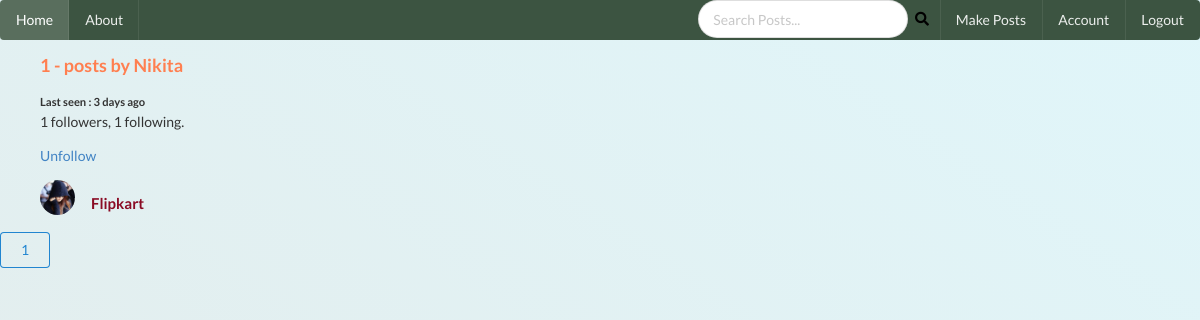
Before: /user/Nikita (signed in) with the older database file.
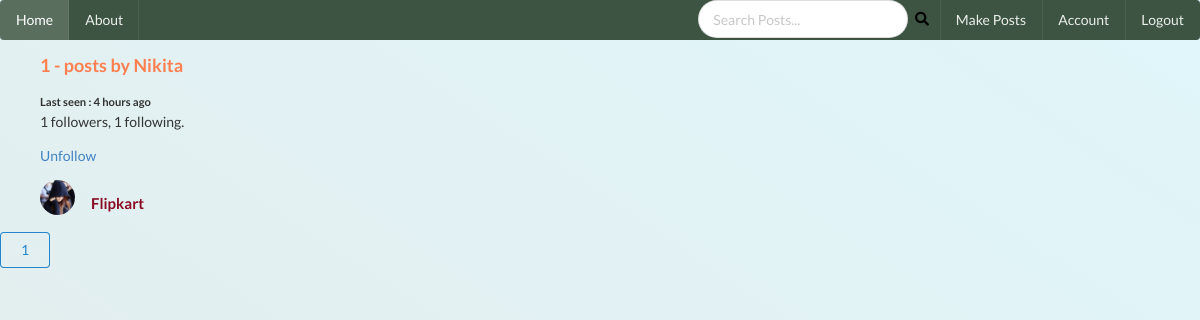
After: the same page with the newer database file.
### social_media/models.py (models this page shows, shortened)
class User(db.Model, UserMixin):
    id = db.Column(db.Integer, primary_key = True)
    username = db.Column(db.String(20), nullable = False, unique = True)
    email = db.Column(db.String(50), nullable = False, unique = True)
    image_file =db.Column(db.String(20), nullable = False, default = 'default.jpg')
    password = db.Column(db.String(60), nullable = False)
    posts = db.relationship("Post", backref ='author', lazy = True,cascade="all,delete")
    last_seen = db.Column(db.DateTime, default = datetime.utcnow)
    followed = db.relationship(
        'User', secondary = followers,
        primaryjoin = (followers.c.follower_id == id),
        secondaryjoin = (followers.c.followed_id == id),
        backref = db.backref('followers', lazy ='dynamic'), lazy = 'dynamic')
    def is_following(self, user):
        return self.followed.filter(followers.c.followed_id == user.id). count()>0

### social_media/users/routes.py (the view)
@users.route('/user/<string:username>')
@login_required
def user_posts_info(username):
    page = request.args.get('page', 1, type= int)
    user = User.query.filter_by(username= username).first()
    if user is None:
        return render_template('errors/403.html'), 403
    posts = Post.query.filter_by(author = user).order_by(Post.date_posted.desc()).paginate(page = page, per_page=8)
    return render_template('user.html',posts = posts, user = user)

### social_media/models.py (called while the page is built)
@login_manager.user_loader
def load_user(user_id):
    return User.query.get(int(user_id))

### social_media/templates/user.html (shortened to what this page needs)
{% extends 'base.html' %}
{% block content %}
<ul>
<h3 style="color: coral;">{{ posts.total }} - posts by  {{ user.username }}</h3>
{% if current_user.username == user.username %}
<small><b>Last seen : active now</b></small>
{% else %}
<small><b>Last seen : {{ moment(user.last_seen).fromNow() }}</b></small>
{% endif %}
<p>{{ user.followers.count() }} followers, {{ user.followed.count() }} following.</p>
  {% if user == current_user %}
  <p><a href="{{ url_for('users.account') }}">Edit your profile</a></p>
  {% elif not current_user.is_following(user) %}
  <p>
  <a href="{{ url_for('users.follow', username = user.username) }}">Follow</a>
  </p>
 {% else %}
 <p>
  <a href="{{ url_for('users.unfollow', username = user.username) }}">Unfollow</a>
  </p>
   {% endif %}
</ul>
    {% for post in posts.items %}
    <ul style="border: 2px rgb(255, 255, 255);">
    <div class="ui feed">
    <div class="event">
        <div class="label">
          <img class="ui small circular image" src="{{ url_for('static', filename = 'profile/' + post.author.image_file) }}">
        </div>
        <div class="content">
          <div class="extra text">
            <h4><a  href="{{ url_for('posts.post', post_id = post.id) }}" style="color: rgb(138, 11, 36);">{{ post.title }}</a></h4>
      </ul>
    {% endfor %}
{% for page_num in posts.iter_pages(left_edge =1, right_edge=1, left_current =1,right_current =2) %}
{% if page_num %}
{% if posts.page == page_num %}
<a href="{{ url_for('users.user_posts_info', username = user.username, page = page_num) }}"><button class="ui blue basic button">
  {{ page_num }}
</button>
</a>
{% else %}
<a href="{{ url_for('users.user_posts_info', username = user.username, page = page_num) }}"><button class="ui green basic button">
  {{ page_num }}
</button>
</a>
{% endif %}
{% else %}
    ...
{% endif %}
{% endfor %}
{% endblock %}

Changed rows visible on the page:
changed User "Nikita": last_seen "3 days ago" → "4 hours ago"
